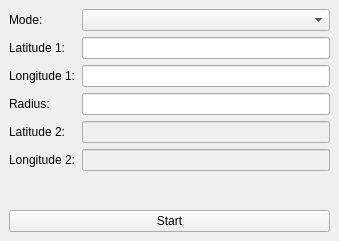
<?xml version="1.0" encoding="UTF-8"?>
<ui version="4.0">
 <class>MainWindow</class>
 <widget class="QMainWindow" name="MainWindow">
  <property name="geometry">
   <rect>
    <x>0</x>
    <y>0</y>
    <width>339</width>
    <height>241</height>
   </rect>
  </property>
  <property name="sizePolicy">
   <sizepolicy hsizetype="Fixed" vsizetype="Fixed">
    <horstretch>0</horstretch>
    <verstretch>0</verstretch>
   </sizepolicy>
  </property>
  <property name="windowTitle">
   <string>Select Start Configuration</string>
  </property>
  <widget class="QWidget" name="centralwidget">
   <property name="sizePolicy">
    <sizepolicy hsizetype="Maximum" vsizetype="Maximum">
     <horstretch>0</horstretch>
     <verstretch>0</verstretch>
    </sizepolicy>
   </property>
   <layout class="QVBoxLayout" name="verticalLayout">
    <property name="sizeConstraint">
     <enum>QLayout::SetNoConstraint</enum>
    </property>
    <item>
     <layout class="QFormLayout" name="formLayout">
      <property name="sizeConstraint">
       <enum>QLayout::SetDefaultConstraint</enum>
      </property>
      <item row="0" column="1">
       <widget class="QComboBox" name="modeBox">
        <property name="sizePolicy">
         <sizepolicy hsizetype="Expanding" vsizetype="Fixed">
          <horstretch>0</horstretch>
          <verstretch>0</verstretch>
         </sizepolicy>
        </property>
       </widget>
      </item>
      <item row="1" column="0">
       <widget class="QLabel" name="label_4">
        <property name="text">
         <string>Latitude 1:</string>
        </property>
       </widget>
      </item>
      <item row="2" column="0">
       <widget class="QLabel" name="label_5">
        <property name="enabled">
         <bool>true</bool>
        </property>
        <property name="text">
         <string>Longitude 1:</string>
        </property>
       </widget>
      </item>
      <item row="3" column="0">
       <widget class="QLabel" name="label_6">
        <property name="text">
         <string>Radius:</string>
        </property>
       </widget>
      </item>
      <item row="4" column="0">
       <widget class="QLabel" name="label_7">
        <property name="text">
         <string>Latitude 2:</string>
        </property>
       </widget>
      </item>
      <item row="5" column="0">
       <widget class="QLabel" name="label_8">
        <property name="text">
         <string>Longitude 2:</string>
        </property>
       </widget>
      </item>
      <item row="0" column="0">
       <widget class="QLabel" name="label_3">
        <property name="text">
         <string>Mode:</string>
        </property>
       </widget>
      </item>
      <item row="1" column="1">
       <widget class="QLineEdit" name="lat1">
        <property name="enabled">
         <bool>true</bool>
        </property>
        <property name="maximumSize">
         <size>
          <width>16777215</width>
          <height>16777215</height>
         </size>
        </property>
        <property name="frame">
         <bool>true</bool>
        </property>
       </widget>
      </item>
      <item row="2" column="1">
       <widget class="QLineEdit" name="long1">
        <property name="enabled">
         <bool>true</bool>
        </property>
        <property name="maximumSize">
         <size>
          <width>16777215</width>
          <height>16777215</height>
         </size>
        </property>
        <property name="frame">
         <bool>true</bool>
        </property>
       </widget>
      </item>
      <item row="3" column="1">
       <widget class="QLineEdit" name="radius">
        <property name="enabled">
         <bool>true</bool>
        </property>
        <property name="maximumSize">
         <size>
          <width>16777215</width>
          <height>16777215</height>
         </size>
        </property>
        <property name="frame">
         <bool>true</bool>
        </property>
       </widget>
      </item>
      <item row="4" column="1">
       <widget class="QLineEdit" name="lat2">
        <property name="enabled">
         <bool>false</bool>
        </property>
        <property name="maximumSize">
         <size>
          <width>16777215</width>
          <height>16777215</height>
         </size>
        </property>
        <property name="autoFillBackground">
         <bool>false</bool>
        </property>
        <property name="frame">
         <bool>true</bool>
        </property>
       </widget>
      </item>
      <item row="5" column="1">
       <widget class="QLineEdit" name="long2">
        <property name="enabled">
         <bool>false</bool>
        </property>
        <property name="maximumSize">
         <size>
          <width>16777215</width>
          <height>16777215</height>
         </size>
        </property>
        <property name="frame">
         <bool>true</bool>
        </property>
       </widget>
      </item>
     </layout>
    </item>
    <item>
     <widget class="QPushButton" name="doneButton">
      <property name="sizePolicy">
       <sizepolicy hsizetype="Expanding" vsizetype="Fixed">
        <horstretch>0</horstretch>
        <verstretch>0</verstretch>
       </sizepolicy>
      </property>
      <property name="text">
       <string>Start</string>
      </property>
     </widget>
    </item>
   </layout>
  </widget>
 </widget>
 <resources/>
 <connections/>
</ui>
